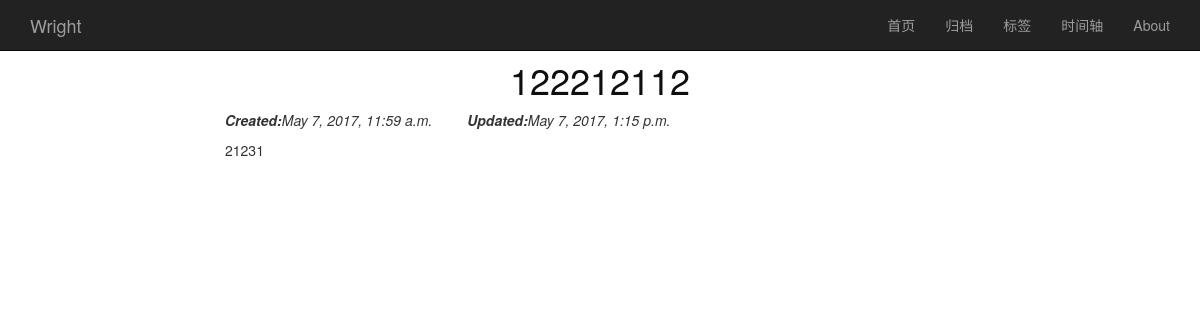
Screenshot of /article/1-2-2-2-1-2-1-1-2 with the database file from the repository.
### article/models.py (models this page shows, shortened)
class article(models.Model):
    title = models.CharField(max_length=40)
    slug = models.SlugField(blank=True,null=True)
    body = models.TextField()
    markdownBody = models.TextField(blank=True,null=True)
    created = models.DateTimeField(auto_now_add=True)
    updated = models.DateTimeField(auto_now=True)
    category = models.ForeignKey(category,blank=True,null=True)
    tag = models.ManyToManyField(tag)

### article/views.py (the view)
# urls.py: url(r"^article/(?P<slug>.*)",getArticle),
def getArticle(request,slug):
    print("Here")
    print(slug)
    Article = article.objects.get(slug=slug)
    return render_to_response("article/article.html",{'article':Article})

### templates/article/article.html (shortened to what this page needs)
{% load static %}
<html lang="utf-8">
<head>
    <link href="{% static 'bootstrap-3.3.7-dist/css/bootstrap.min.css' %}" rel="stylesheet">
</head>
<body>
<div>
    <nav class="navbar navbar-inverse navbar-fixed-top">
        <div class="container">
            <div class="navbar-header">
                <span class="navbar-brand">Wright</span>
            </div>
            <div class="collapse navbar-collapse">
                <ul class="nav navbar-nav navbar-right">
                    <li><a>首页</a></li>
                    <li><a>归档</a></li>
                    <li><a>标签</a></li>
                    <li><a>时间轴</a></li>
                    <li><a>About</a></li>
                </ul>
            </div>
        </div>
    </nav>
</div>
<br>
<br>
<div class="container">
    <div class="row">
        <div class="col-md-offset-2 col-md-8">
            <a href="article/{{article.slug }}"><h1 class="text-center" style="color: #0f0f0f;">{{ article.title }}</h1></a>
            <p>
                <em><strong>Created:</strong>{{ article.created }}</em>
                <em><strong>Updated:</strong>{{ article.updated }}</em>
            </p>
            <p>{{article.markdownBody|safe}}</p>
        </div>
    </div>
</div>
</body>
</html>

### rows the page displays
article: title "122212112", created "May 7, 2017, 11:59 a.m.", updated "May 7, 2017, 1:15 p.m.", markdownBody "21231"
